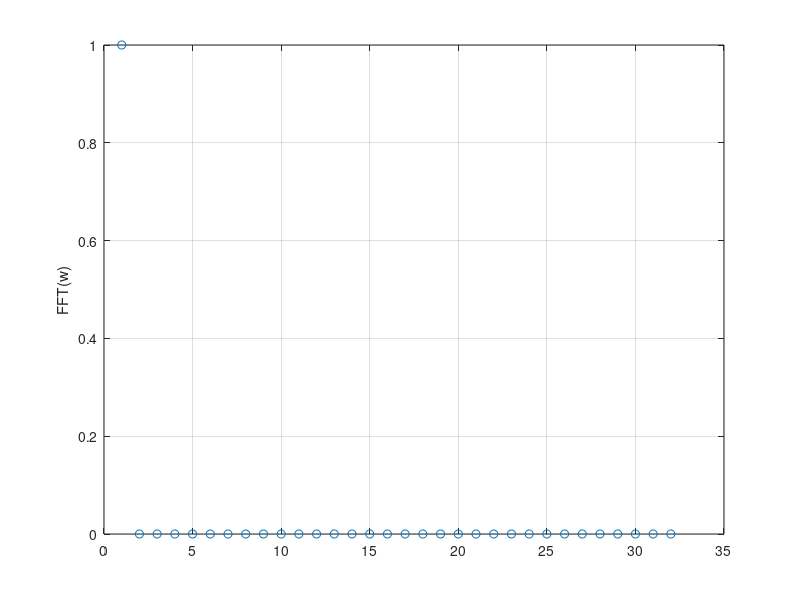

MATLAB code to generate this figure: (Note: this script raises an error after producing the figure.)
close all;clear all;clc
N = 32;
amp = ones(N,1);
thetaDeg = deg2rad(zeros(N,1));
w = amp .* exp(1j*thetaDeg);
%w = ones(N,1);
W = fft(w,N);
figure,plot((W/N),'o');grid on;ylabel('FFT(w)')
figure,spectrogram(w);


% 
% 
% w(1:2:end) = 0;
% [xCoorW,lag] = xcorr(w,w)
% figure,plot(lag,xCoorW)



Fs = 100;           % Sampling frequency
t = -0.5:1/Fs:0.5;  % Time vector 
L = length(t);      % Signal length

X = 1/(4*sqrt(2*pi*0.01))*(exp(-t.^2/(2*0.01)));
% Plot the pulse in the time domain.
figure
plot(t,X)
title('Gaussian Pulse in Time Domain')
xlabel('Time (t)')
ylabel('X(t)')
n = 2^nextpow2(L);
% Convert the Gaussian pulse to the frequency domain.

Y = fft(X,n);
% Define the frequency domain and plot the unique frequencies.

f = Fs*(0:(n/2))/n;
P = abs(Y/n);
figure
plot(f,P(1:n/2+1)) 
title('Gaussian Pulse in Frequency Domain')
xlabel('Frequency (f)')
ylabel('|P(f)|')
